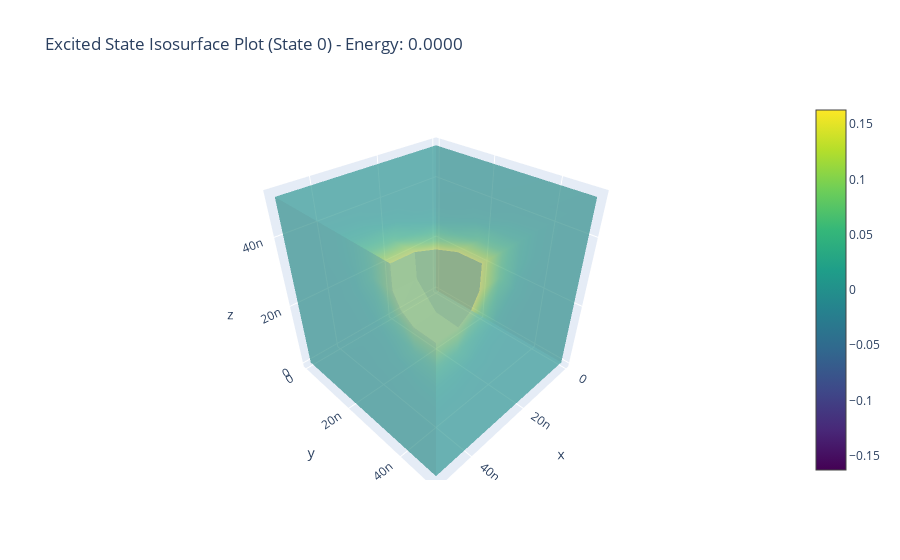

Here is the notebook cell this chart was saved with:
### Markdown cell above
Eigenfunction

### Code cell
# Create 3D isosurface plot for the wavefunction
isovalue = np.abs(excited_state).max() * 0.6
fig1 = go.Figure(data=go.Isosurface(
    x=X.flatten(),
    y=Y.flatten(),
    z=Z.flatten(),
    value=excited_state.flatten(),
    isomin=-isovalue,
    isomax=isovalue,
    opacity=0.4, # CHANGE
    surface_count=2,
    colorscale='Viridis'
))

fig1.update_layout(
                title=f'Excited State Isosurface Plot (State {excited_state_index}) - Energy: {energy_eigenvalue:.4f}',
                scene=dict(xaxis_title='x', yaxis_title='y', zaxis_title='z'))

# Show the Plotly plot
fig1.show()

### Figure 1 — Plotly figure (JSON) as saved in the notebook; plotly's stock layout.template omitted (floating-point values rounded to 4 significant figures; data arrays with more than 128 entries replaced by an {"elided": "..."} marker saying what was removed)
{"data": [{"colorscale": [[0, "#440154"], [0.1111, "#482878"], [0.2222, "#3e4989"], [0.3333, "#31688e"], [0.4444, "#26828e"], [0.5556, "#1f9e89"], [0.6667, "#35b779"], [0.7778, "#6ece58"], [0.8889, "#b5de2b"], [1, "#fde725"]], "isomax": 0.1628, "isomin": -0.1628, "opacity": 0.4, "surface": {"count": 2}, "type": "isosurface", "value": {"elided": "1000 float values"}, "x": {"elided": "1000 float values"}, "y": {"elided": "1000 float values"}, "z": {"elided": "1000 float values"}}], "layout": {"scene": {"xaxis": {"title": {"text": "x"}}, "yaxis": {"title": {"text": "y"}}, "zaxis": {"title": {"text": "z"}}}, "title": {"text": "Excited State Isosurface Plot (State 0) - Energy: 0.0000"}}}
